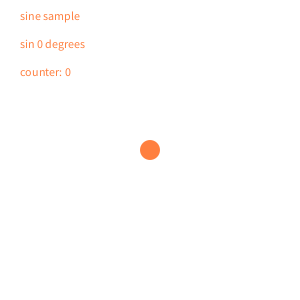
Frame 1 (no input)
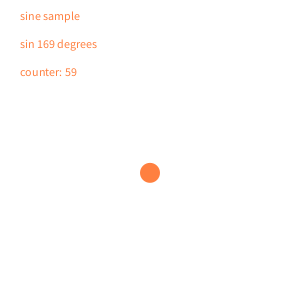
Frame 60 (the mouse pressed at the canvas centre just before this capture)
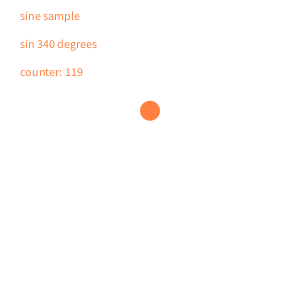
Frame 120 (the mouse held since frame 60 and released just before this capture)

The Processing sketch that drew these frames (run headless with seeded random() and noise(); from frame 60 on, the mouse is pressed at the canvas centre):

// Processing sketch: processing_131169
// ── processing_131169.pde

int counter;
int ballR;      // ball radius

void setup() {

  size( 300, 300 );
  
  counter = 0;
  ballR = 20;
  
  noStroke();
  
}

void draw() {

  background(255);

  // draw orange ball
  fill( 255, 128, 64 );
  float angle = counter * 0.05;                      
  ellipse( width/2, 120*sin(angle)+height/2, ballR, ballR );
  
  text( "sine sample\n\n" + "sin " + int(degrees(angle))%360 +" degrees\n\n" + "counter: " + counter, 20, 20 );
  
  counter++;
  
}
